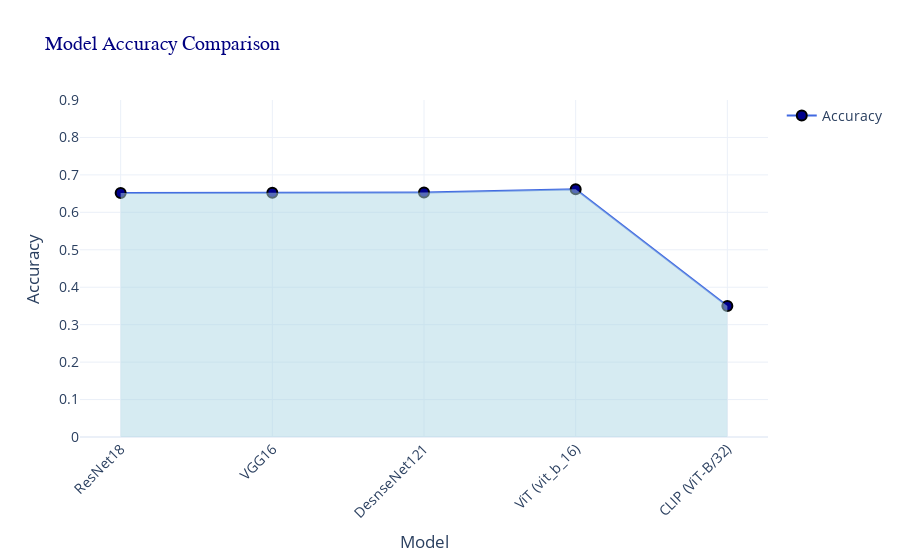

The notebook cell saved with this chart:
### Markdown cell above
**Line Plot for Models Accuracy Comparison**  
Interactive Line Plot for Models Accuracy Comparison

### Code cell
import plotly.graph_objects as go
import plotly.express as px

fig = go.Figure()

# Add line and markers
fig.add_trace(go.Scatter(x=df['Model'], y=df['Accuracy'],
                         mode='lines+markers',
                         line=dict(width=2, color='royalblue'),
                         marker=dict(size=10, color='darkblue', line=dict(width=2, color='black')),
                         name='Accuracy'))

# Fill area under the line
fig.add_trace(go.Scatter(x=df['Model'], y=df['Accuracy'],
                         mode='lines',
                         fill='tozeroy',  # Fill to zero
                         fillcolor='rgba(173, 216, 230, 0.5)',  # Light blue fill
                         line=dict(color='rgba(255, 255, 255, 0)'),  # Invisible line
                         showlegend=False))

fig.update_layout(title='Model Accuracy Comparison',
                  title_font=dict(size=20, family='Arial, sans-serif', color='navy'),
                  xaxis_title='Model',
                  yaxis_title='Accuracy',
                  yaxis=dict(range=[0.0, 0.9]),
                  xaxis_tickangle=-45,
                  template='plotly_white',
                  font=dict(size=14))

fig.show()

### Figure 1 — Plotly figure (JSON) as saved in the notebook; plotly's stock layout.template omitted (floating-point values rounded to 4 significant figures)
{"data": [{"line": {"color": "royalblue", "width": 2}, "marker": {"color": "darkblue", "line": {"color": "black", "width": 2}, "size": 10}, "mode": "lines+markers", "name": "Accuracy", "type": "scatter", "x": ["ResNet18", "VGG16", "DesnseNet121", "ViT (vit_b_16)", "CLIP (ViT-B/32)"], "y": [0.6519, 0.6521, 0.653, 0.6617, 0.3498]}, {"fill": "tozeroy", "fillcolor": "rgba(173, 216, 230, 0.5)", "line": {"color": "rgba(255, 255, 255, 0)"}, "mode": "lines", "showlegend": false, "type": "scatter", "x": ["ResNet18", "VGG16", "DesnseNet121", "ViT (vit_b_16)", "CLIP (ViT-B/32)"], "y": [0.6519, 0.6521, 0.653, 0.6617, 0.3498]}], "layout": {"font": {"size": 14}, "title": {"font": {"color": "navy", "family": "Arial, sans-serif", "size": 20}, "text": "Model Accuracy Comparison"}, "xaxis": {"tickangle": -45, "title": {"text": "Model"}}, "yaxis": {"range": [0, 0.9], "title": {"text": "Accuracy"}}}}
